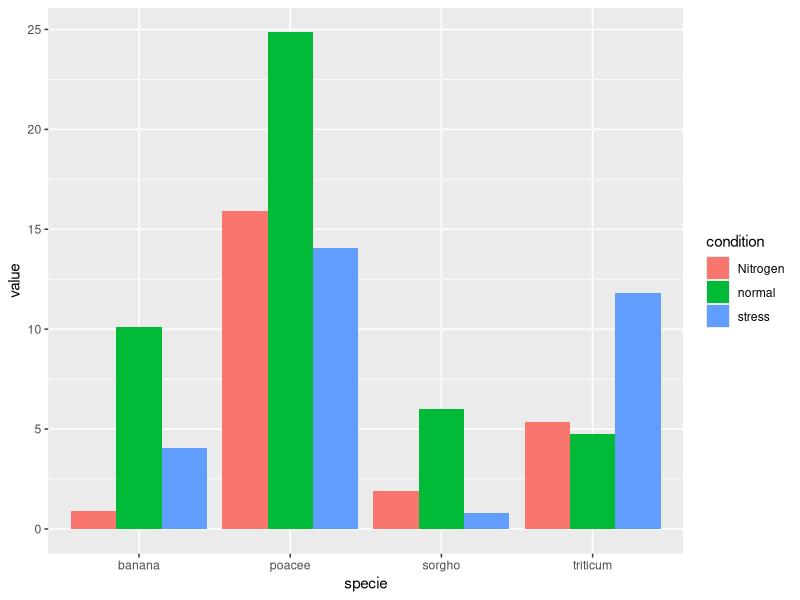
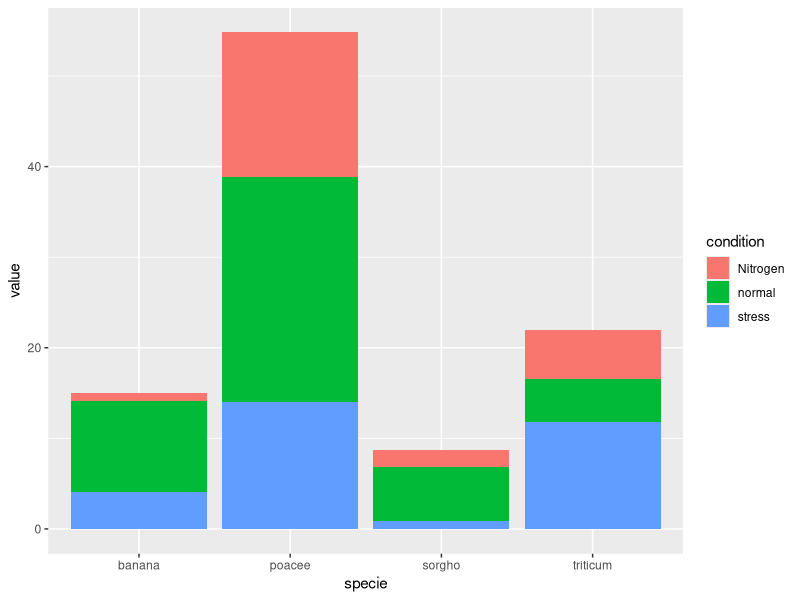
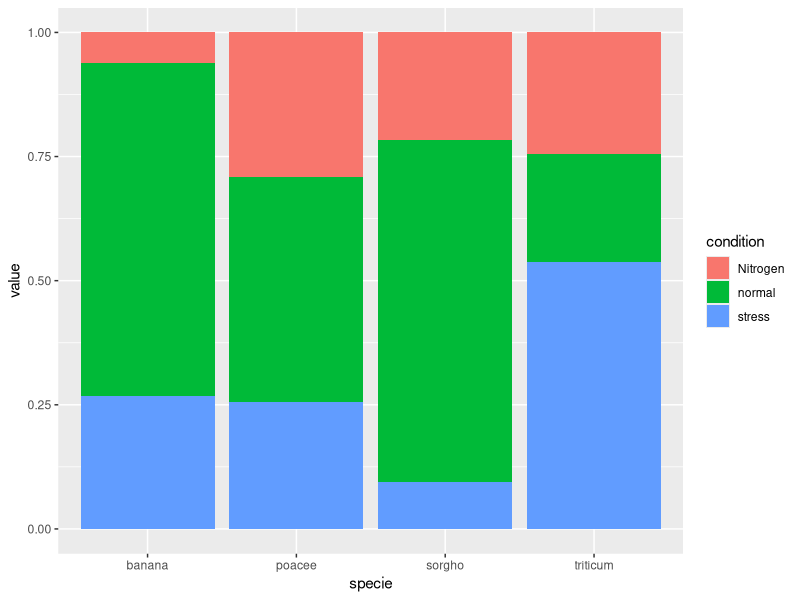

Reproduce these figures in R, in order.
# df <- data.frame(dose=c("D0.5", "D1", "D2", "D0.5", "D1", "D2"),
#                  len=c(4.2, 10, 29.5, 20, 39.5, 8))
# head(df)
# 
# 
# 
# library(ggplot2)
# # Basic line plot with points
# ggplot(data=df, aes(x=dose, y=len, group=1)) +
#   geom_line()+
#   geom_point()
# # Change the line type
# ggplot(data=df, aes(x=dose, y=len, group=1)) +
#   geom_line(linetype = "dashed")+
#   geom_point()
# # Change the color
# ggplot(data=df, aes(x=dose, y=len, group=1)) +
#   geom_line(color="red")+
#   geom_point()






# library(ggplot2)
# 
# p <- ggplot(mtcars, aes(cyl, mpg)) +
#   geom_line()
# 
# # # Create a simple secondary axis
# # p + scale_y_continuous(sec.axis = sec_axis(~.+10))
# # 
# # 
# # # Inherit the name from the primary axis
# # p + scale_y_continuous("Miles/gallon", sec.axis = sec_axis(~.+10, name = derive()))
# 
# # Duplicate the primary axis
# p + scale_y_continuous(sec.axis=dup_axis())






# library(ggplot2)
# library(gridExtra)
# library(grid)
# 
# p1 <- qplot(mpg, wt, data = mtcars, colour = cyl)
# p2 <- qplot(mpg, data = mtcars) + ggtitle("title")
# p3 <- qplot(mpg, data = mtcars, geom = "dotplot")
# p4 <-
#   p1 + facet_wrap( ~ carb, nrow = 1) + theme(legend.position = "none") +
#   ggtitle("facetted plot")
# 
# p1
# p2
# p3
# p4
# 
# grid.arrange(p1, p2, nrow = 1)
# grid.arrange(p1, p2)
# 
# 
# grid.arrange(
#   p3,
#   p3,
#   p3,
#   p3,
#   ncol = 2,
#   top = "Title of the page",
#   bottom = textGrob(
#     "this footnote is right-justified",
#     gp = gpar(fontface = 3, fontsize = 9),
#     hjust = 1,
#     x = 1
#   )
# )





# df = data.frame(animal=c('goat','horse-d','horse','two', 'five'), level=c('five','one','three',30,'abc-horse'), length=c(10, 20, 30, 'horse', 'eight'))
# df_index <- which(df == "horse", arr.ind=T)
# df[df_index] 







library(ggplot2)

# create a dataset
specie=c(rep("sorgho" , 3) , rep("poacee" , 3) , rep("banana" , 3) , rep("triticum" , 3) )
condition=rep(c("normal" , "stress" , "Nitrogen") , 4)
value=abs(rnorm(12 , 0 , 15))
data=data.frame(specie,condition,value)

str(data)

# Grouped
ggplot(data, aes(fill=condition, y=value, x=specie)) +
  geom_bar(position="dodge", stat="identity")

# Stacked
ggplot(data, aes(fill=condition, y=value, x=specie)) +
  geom_bar( stat="identity")


# Stacked Percent
ggplot(data, aes(fill=condition, y=value, x=specie)) +
  geom_bar( stat="identity", position="fill")



# prop.test(c(14, 46), c(60, 60), p = NULL, alternative = "two.sided", correct = TRUE)
